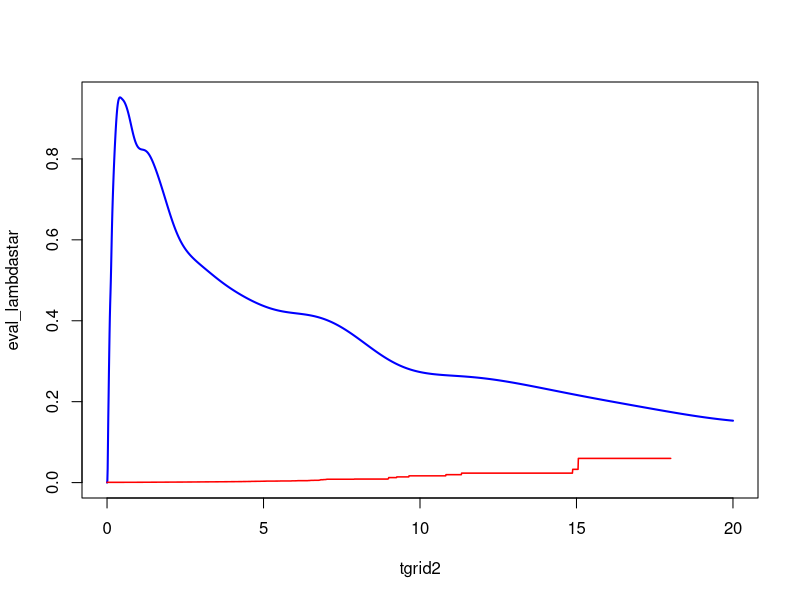
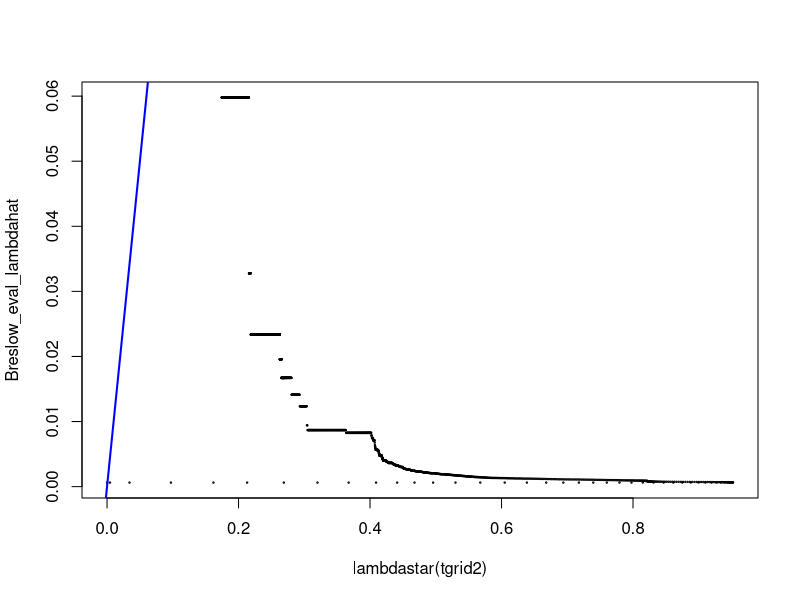
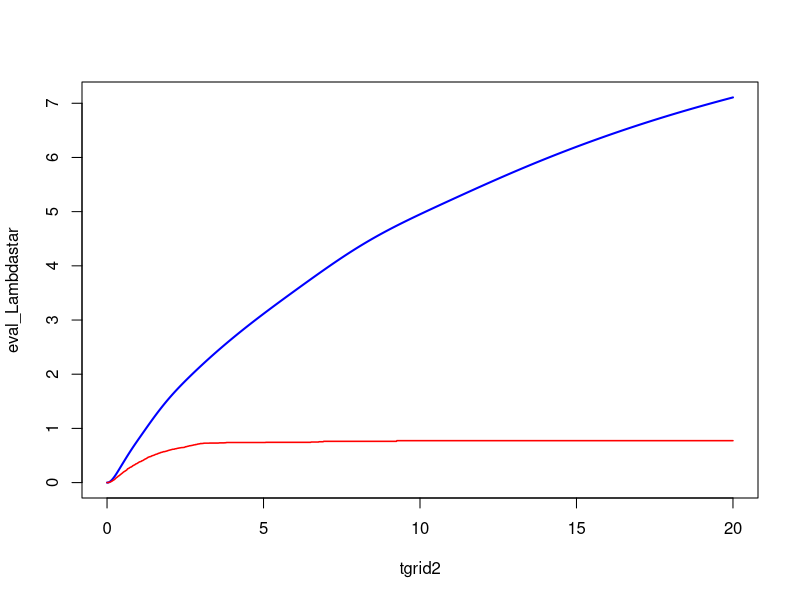
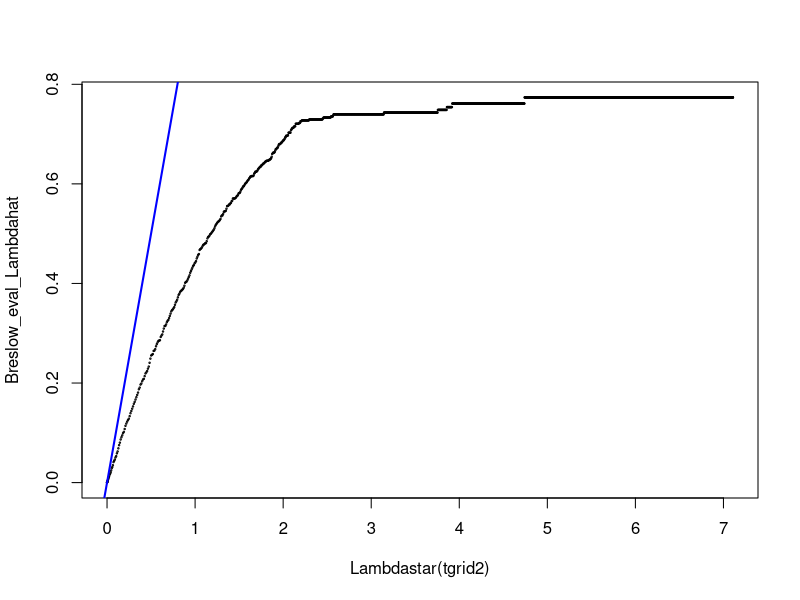

Recreate these plots in R, in order.
##################################################################################
### cox proportional hazard model with baseline unknown
##################################################################################
library(survival)
set.seed(132)
n <- 1000
d <- 10 #1
alpha <- 0.2
k <- round(n * alpha)
X <- matrix(rnorm(n*d), nrow = n, ncol = d)
beta <- rnorm(d)
beta <-  beta/ sqrt(sum(beta^2))
mu <- X %*% beta
gamma <- exp(drop(mu))
sigma <- 0.25
xi_mult <- rweibull(n, shape = 1/sigma)
xi <- log(xi_mult)
y <- exp(drop(mu)) * xi_mult#
yperm <- y
yperm[1:k] <- y[sample(1:k)]

### baseline hazard
cens <- (yperm >= 3) # 11% censored
survf0 <- survfit(Surv(yperm, event = 1 - cens) ~ 1)
Delta <- c(survf0$cumhaz[1], diff(survf0$cumhaz))
times <- survf0$time

# kernel estimation of the baseline hazard function
lambdahat <- function(t, h){
  rowSums(sweep(dnorm(outer(t, times, "-"), sd = h), MARGIN = 2, FUN = "*", STATS = Delta))
}
# corresponding cumulative hazard function
Lambdahat <- function(t, h){
  rowSums(sweep(pnorm(outer(t, times, "-"), sd = h), MARGIN = 2, FUN = "*", STATS = Delta))
}

alpha <- 0.5
maxiter <- 1000
tol <- 1E-4
objs <- numeric(maxiter)

# compute naive estimator
?coxph
?Surv

creg <- coxph(Surv(yperm, event = 1 - cens) ~ X - 1)
bhaz <- basehaz(creg)
mu <- X %*% creg$coef

######################kernel density estimation#################

lambdahat_0 <- lambdahat(yperm, 0.1)
Lambdahat_0 <- Lambdahat(yperm, 0.1)

###################### smoothed #################

lambdahat_0 <- 4*yperm^3#lambdahat(yperm, 0.1)
Lambdahat_0 <- yperm^4#Lambdahat(yperm, 0.1)

fymu <- function(mu, cens, l0, L0) (exp(mu) * l0)^(1 - cens) *  exp(-exp(mu) * L0)
fy <- lambdahat(yperm, 0.1)^(1-cens) * exp(-Lambdahat(yperm, 0.1))^cens
nloglik_marginal <- function(mu, cens, alpha, l0, L0) sum(-log((1-alpha) * fymu(mu, cens, l0, L0) + alpha * fy))
# update weights and alpha; then repeat
iter <- 1
objs[iter] <- nloglik_marginal(mu, cens, alpha, lambdahat_0, Lambdahat_0)
beta_cur <- creg$coef
# marginal approach
while(iter < maxiter){
  num <- (1-alpha) * fymu(mu, cens, lambdahat_0, Lambdahat_0)
  denom <- num + alpha * fy
  pcur <- num/denom
  alpha <- 1 - mean(pcur)
  
  t1_grad <- -colSums(sweep(X, MARGIN = 1, FUN = "*", STATS = (1-cens)*pcur))
  obj_cox_star <- function(beta, X, cens) sum(pcur* ((1 - cens) * (-X%*%beta -log(lambdahat_0)) + exp(X %*% beta) * Lambdahat_0))
  grad_cox_star <- function(beta, X, cens)  t1_grad + t(X) %*% (exp(X %*% beta) * Lambdahat_0 * pcur) #colSums(sweep(X, MARGIN = 1, FUN = "*", STATS = exp(X %*% beta) * Lambdastar_t))
  
  #####################issue optim initial value is not finite###########################
  #obj_cox_star(beta_cur, X, cens)
  #(-X%*%beta -log(lambdahat_0))
  
  # estimate regression parameters
  res_star <- optim(par = beta_cur, fn = obj_cox_star, gr = grad_cox_star, method = "BFGS", X = X, cens = cens)
  mu <- X %*% res_star$par
  beta_cur <- res_star$par
  iter <- iter + 1
  objs[iter] <- nloglik_marginal(mu, cens, alpha, lambdahat_0, Lambdahat_0)
  if(objs[iter] + tol > objs[iter-1])
    break
}
abs(alpha - 0.2)
sqrt(sum(-beta_cur*sigma - beta)^2)
#naive
sqrt(sum(-creg$coef*sigma - beta)^2)

######################Breslow Estimator of the Cumulative Baseline Hazard Rate################################

# compare with "true" underlying baseline hazard
tgrid2 <- seq(from = 0, to = 20, by = 0.01)

lambdastar <- function(t) rowMeans(sweep(dweibull(outer(t, gamma, FUN = "/"), shape = 1/sigma), MARGIN = 2, FUN = "/", STATS = gamma)) /( (1 - rowMeans(pweibull(outer(t, gamma, FUN = "/"), shape = 1/sigma))))
Lambdastar <- function(t) -log((1 - rowMeans(pweibull(outer(t, gamma, FUN = "/"), shape = 1/sigma))) )

# Breslow estimator with survfit function (does not work)

#survfit(creg,type="aalen")
#plot(survfit(creg,type="aalen"),fun="cumhaz")
#plot(survfit(creg,type="aalen"))

#library(gbm3)
#?baseline_hazard
#edit(baseline_hazard)

#####################################Baseline Hazard####################################
#
Breslow_lambda <- function(t){
  #0=right censored, 1=event at time
  surv_times = y; status = 1 - cens; X = X; beta = beta 
  unique_death_times <- sort(unique(surv_times[status == 1]))
  lambda <- 0
  di <- sum(surv_times[status == 1] == unique_death_times[which.min(abs(t - unique_death_times))])
  lambda <- lambda + di/sum(exp(X[surv_times >= t,]%*%beta))                                                                       
  return(lambda)
}
Breslow_eval_lambdahat <- lapply(tgrid2, Breslow_lambda)

#####################################Cumulative Baseline Hazard####################################

#Breslow_Lambda <- function(surv_times, status, X, beta, t){
Breslow_Lambda <- function(t){
  #0=right censored, 1=event at time
  surv_times = y; status = 1 - cens; X = X; beta = beta 
  unique_death_times <- sort(unique(surv_times[status == 1]))
  alpha <- length(unique_death_times)
  ti <- unique_death_times[unique_death_times <= t]
  Lambda <- 0
  for (i in ti) {
    #print(i);i = ti[1];i
    di <- sum(surv_times[status == 1] == i)
    Lambda <- Lambda + di/sum(exp(X[surv_times >= i,]%*%beta))                                                                       
  }
  return(Lambda)
}
Breslow_eval_Lambdahat <- lapply(tgrid2, Breslow_Lambda)

#################################Compared with true baseline function##########################(not good)
eval_lambdastar <- lambdastar(tgrid2)
eval_Lambdastar <- Lambdastar(tgrid2)

plot(tgrid2, eval_lambdastar, type = "l", col = "blue", lwd = 2)
lines(tgrid2, Breslow_eval_lambdahat, col = "red", lwd = 1.5)

plot(lambdastar(tgrid2), Breslow_eval_lambdahat, cex = 0.2)
abline(0,1, lwd = 2, col = "blue")

plot(tgrid2, eval_Lambdastar, type = "l", col = "blue", lwd = 2)
lines(tgrid2, Breslow_eval_Lambdahat, col = "red", lwd = 1.5)

plot(Lambdastar(tgrid2), Breslow_eval_Lambdahat, cex = 0.2)
abline(0,1, lwd = 2, col = "blue")


###############################true baseline ####################################
lambdastar <- function(t) rowMeans(sweep(dweibull(outer(t, gamma, FUN = "/"), shape = 1/sigma), MARGIN = 2, FUN = "/", STATS = gamma)) /( (1 - rowMeans(pweibull(outer(t, gamma, FUN = "/"), shape = 1/sigma))))
Lambdastar <- function(t) -log((1 - rowMeans(pweibull(outer(t, gamma, FUN = "/"), shape = 1/sigma))) )
